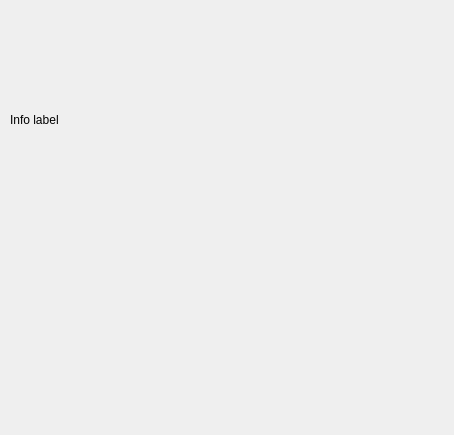
<ui version="4.0">
  <author></author>
  <comment></comment>
  <exportmacro></exportmacro>
  <class>QFitMinuitResWidget</class>
  <widget class="QWidget">
    <property name="geometry" >
      <rect>
        <x>0</x>
        <y>0</y>
        <width>454</width>
        <height>435</height>
      </rect>
    </property>
    <property name="windowTitle" >
      <string>QFitMinuitResWidget</string>
    </property>
    <widget class="QLabel" name="InfoLabel" >
      <property name="geometry" >
        <rect>
          <x>10</x>
          <y>110</y>
          <width>120</width>
          <height>20</height>
        </rect>
      </property>
      <property name="frameShadow" >
        <enum>QFrame::Raised</enum>
      </property>
      <property name="text" >
        <string>Info label</string>
      </property>
      <property name="wordWrap" >
        <bool>false</bool>
      </property>
    </widget>
  </widget>
  <layoutdefault spacing="6" margin="11" />
</ui>
